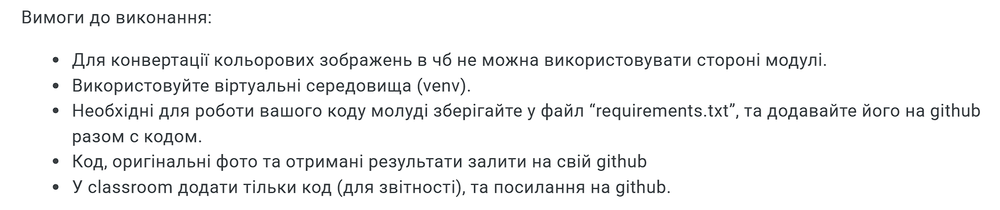
#> input picture lab1/data/text_img3.png, 1000 x 210 px, shrunk from 1715 x 360 before the run
$ jupyter execute lab1.ipynb
#> lines starting #> are read from the running program, lines starting #| are printed output that depends on the picture; after the words box and inside, x2 and y2 are one past the last pixel; in counts of white or black regions, pixels touching at a corner belong together
[cell 1]
import numpy as np
import cv2

[cell 2]
def to_grayscale(img):
    height, width, _ = img.shape
    grayscale_img = np.zeros((height, width), dtype=np.uint8)

    for i in range(height):
        for j in range(width):
            pixel = img[i, j]
            gray_value = 0.11 * pixel[0] + 0.53 * pixel[1] + 0.36 * pixel[2]
            grayscale_img[i, j] = gray_value

    return grayscale_img


def otsu(grayscale_img):
    height, width = grayscale_img.shape
    histogram = np.zeros(256)

    for i in range(height):
        for j in range(width):
            pixel = grayscale_img[i, j]
            histogram[pixel] += 1

    pixel_amount = height * width
    probs = histogram / pixel_amount

    total_variances = []
    for i in range(256):
        q1 = sum(probs[:i])
        q2 = sum(probs[i + 1:])

        if q1 == 0 or q2 == 0:
            continue

        mu1 = sum([(x * probs[x]) / q1 for x in range(i)])
        mu2 = sum([(x * probs[x]) / q2 for x in range(i + 1, 256)])

        variance_1 = sum([((x - mu1) ** 2) * (probs[x] / q1) for x in range(i)]) ** 2
        variance_2 = sum([((x - mu2) ** 2) * (probs[x] / q2) for x in range(i + 1, 256)]) ** 2

        total_variances.append((q1 * variance_1 + q2 * variance_2) ** 2)

    return total_variances.index(min(total_variances))


def create_binary_mask(grayscale_img, threshold):
    height, width = grayscale_img.shape
    for i in range(height):
        for j in range(width):
            if grayscale_img[i, j] < threshold:
                grayscale_img[i, j] = 1
            else:
                grayscale_img[i, j] = 0

    return grayscale_img

[cell 3]
image_path = 'data/text_img3.png'
image = cv2.imread(image_path)
#> image is the input picture: shape (210, 1000, 3); mean B, G, R 242.9, 242.7, 242.3

[cell 4]
t = otsu(to_grayscale(image))
#> in otsu, `height, width = grayscale_img.shape`: height = 210; width = 1000
#> after the loop in otsu, `for i in range(height):`: histogram = 256 values, max 178564 at index 255, min 0 at index 0, mean 820.3
#> in otsu, `pixel_amount = height * width`: pixel_amount = 210000
#> in otsu, `probs = histogram / pixel_amount`: probs = 256 values, max 0.85 at index 255, min 0 at index 0, mean 0.00391
#> the loop in otsu, `for i in range(256):` made 256 passes
#> (q1, q2, mu1, mu2, variance_1, variance_2) on passes 5 to 7: (4.76e-06, 1, 3, 242.5, 0, 3488005.4), (9.52e-06, 1, 3.5, 242.5, 0.0625, 3487035.2), (1.43e-05, 1, 4, 242.5, 0.444, 3485111.9)
#> after the loop in otsu, `for i in range(256):`: total_variances = 251 values, max 2.99e+13 at index 250, min 8.47e+09 at index 129, mean 2.4e+12
#> t = 129
mask = create_binary_mask(to_grayscale(image), t)
#> in create_binary_mask, `height, width = grayscale_img.shape`: height = 210; width = 1000
#> after the loop in create_binary_mask, `for i in range(height):`:
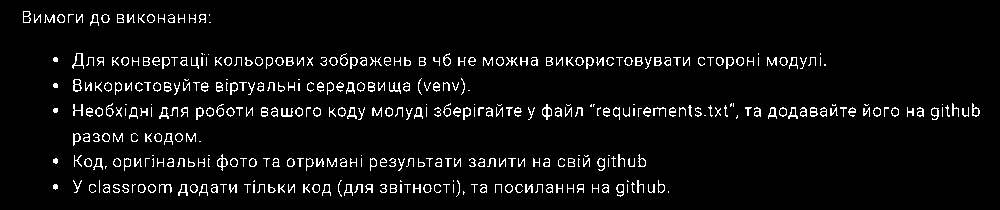
#> grayscale_img: shape (210, 1000); values 0 (black) and 1 (white), 5.1% white in thin lines or dots, all inside (x1, y1, x2, y2) = (23, 11, 980, 197)
mask = np.array(mask * 255, dtype=np.uint8)
colored_mask = cv2.cvtColor(mask, cv2.COLOR_GRAY2BGR)
masked_image = cv2.bitwise_and(image, colored_mask)
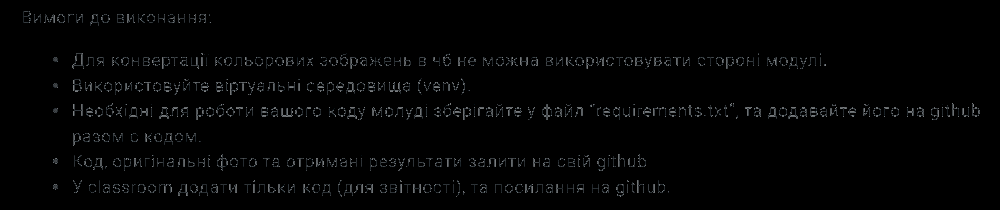
#> masked_image: shape (210, 1000, 3); mean B, G, R 3.9, 3.7, 3.4
cv2.imwrite('result.png', masked_image)
#> Out = True

$ run again, with lab1/data/color_img2.jpg saved as lab1/data/text_img3.png
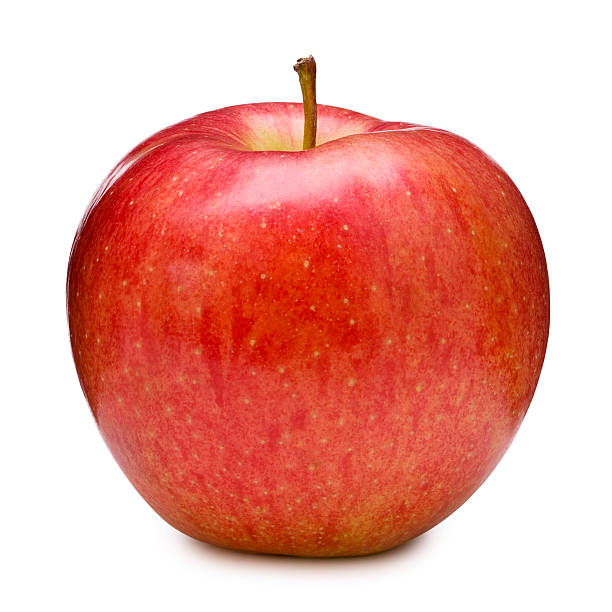
#> input picture lab1/data/color_img2.jpg, 612 x 612 px
#> image is the input picture: shape (612, 612, 3); mean B, G, R 157.2, 167.1, 234.1
#> in otsu, `height, width = grayscale_img.shape`: height = 612
#> after the loop in otsu, `for i in range(height):`: histogram = 256 values, max 179505 at index 255, min 0 at index 0, mean 1463.1
#> pixel_amount = 374544
#> probs = 256 values, max 0.479 at index 255, min 0 at index 0, mean 0.00391
#> the loop in otsu, `for i in range(256):` made 256 passes
#> (q1, q2, mu1, mu2, variance_1, variance_2) on passes 17 to 19: (2.67e-06, 1, 15, 189.9, 0, 23626136.8), (2.67e-06, 1, 15, 189.9, 0, 23626136.8), (2.67e-06, 1, 15, 189.9, 0, 23626136.8)
#> after the loop in otsu, `for i in range(256):`: total_variances = 239 values, max 5.58e+14 at index 0, min 2.55e+10 at index 155, mean 1.73e+14
#> t = 155
#> in create_binary_mask, `height, width = grayscale_img.shape`: height = 612
#> after the loop in create_binary_mask, `for i in range(height):`:
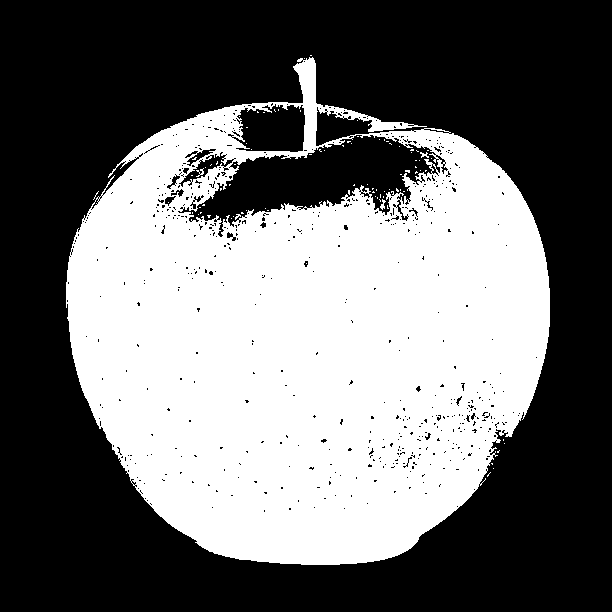
#> grayscale_img: shape (612, 612); values 0 (black) and 1 (white), 42.9% white; 88 white regions (84 under 20 px), largest, box (x1, y1, x2, y2) and area: (66, 57, 550, 565) 160370, (380, 199, 386, 210) 31, (196, 168, 204, 177) 29, (420, 152, 429, 158) 28
#> `masked_image = cv2.bitwise_and(image, colored_mask)`:
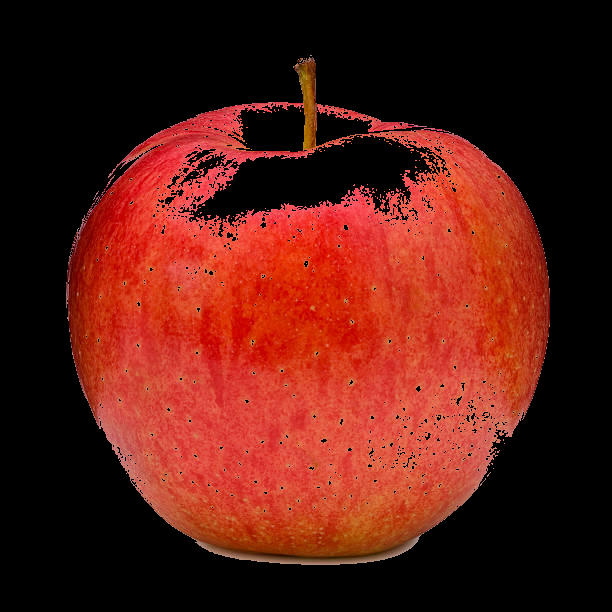
#> masked_image: shape (612, 612, 3); mean B, G, R 18.4, 27.8, 89.5
#> Out = True

$ run again, with lab1/data/text_img1.jpg saved as lab1/data/text_img3.png
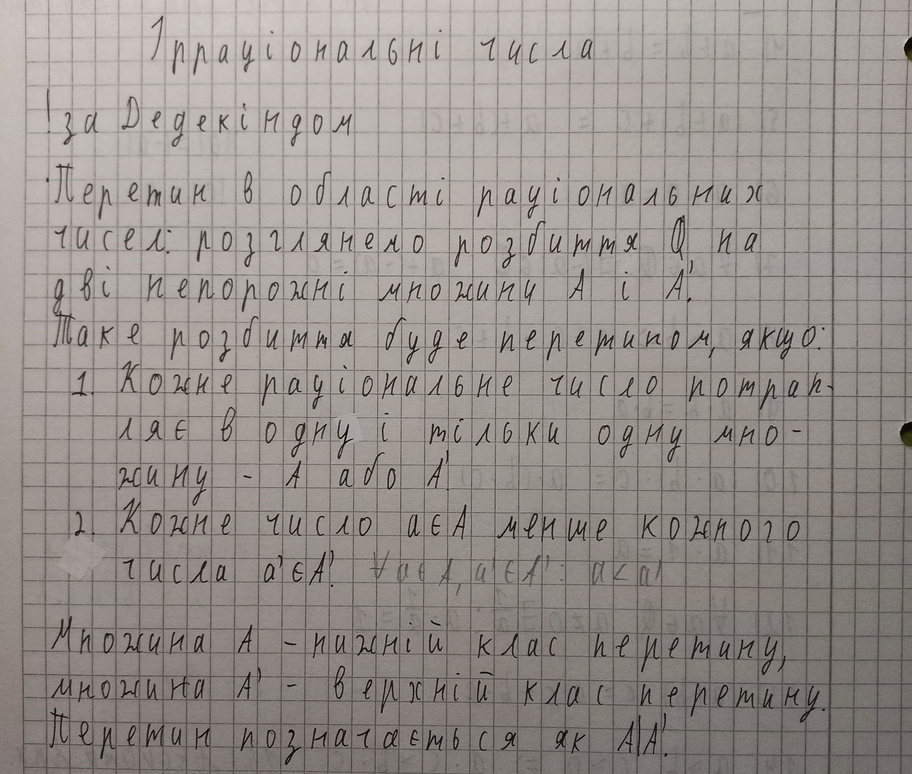
#> input picture lab1/data/text_img1.jpg, 912 x 774 px, shrunk from 3468 x 2945 before the run
#> image is the input picture: shape (774, 912, 3); mean B, G, R 140.4, 144.6, 150.7
#> in otsu, `height, width = grayscale_img.shape`: height = 774; width = 912
#> after the loop in otsu, `for i in range(height):`: histogram = 256 values, max 10715 at index 163, min 0 at index 210, mean 2757.4
#> pixel_amount = 705888
#> probs = 256 values, max 0.0152 at index 163, min 0 at index 210, mean 0.00391
#> the loop in otsu, `for i in range(256):` made 256 passes
#> (q1, q2, mu1, mu2, variance_1, variance_2) on passes 2 to 4: (8.5e-06, 1, 0, 145.9, 0, 932390.7), (2.27e-05, 1, 0.625, 145.9, 0.0549, 931634.9), (4.25e-05, 1, 1.27, 145.9, 0.355, 930943.4)
#> after the loop in otsu, `for i in range(256):`: total_variances = 214 values, max 8.71e+11 at index 211, min 2.79e+10 at index 134, mean 3.39e+11
#> t = 134
#> in create_binary_mask, `height, width = grayscale_img.shape`: height = 774; width = 912
#> after the loop in create_binary_mask, `for i in range(height):`:
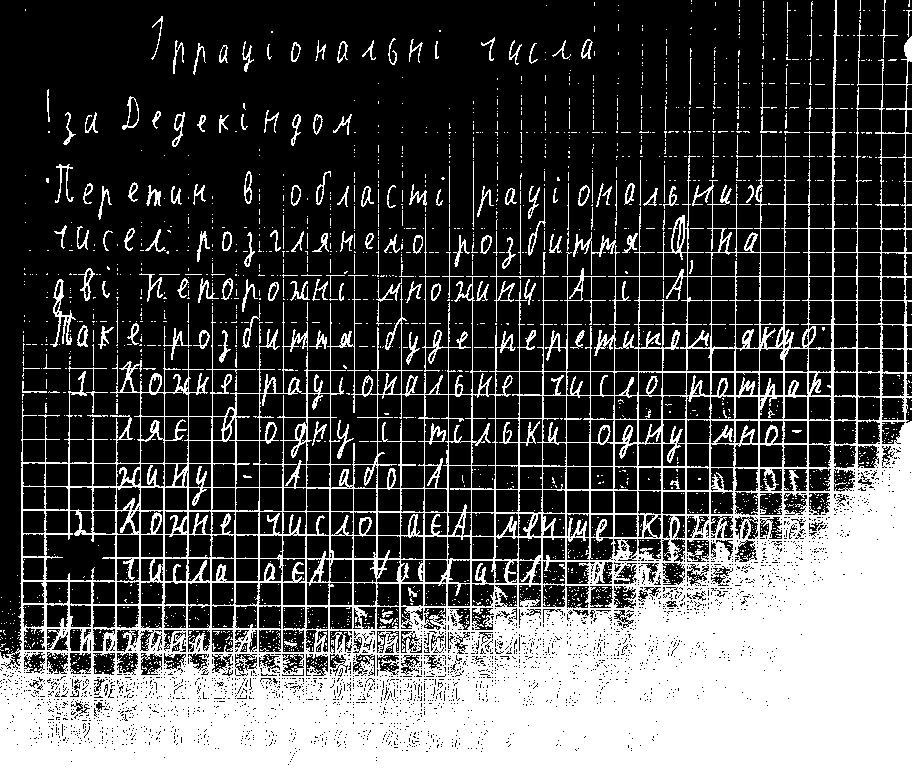
#> grayscale_img: shape (774, 912); values 0 (black) and 1 (white), 31% white; 2057 white regions (1871 under 20 px), largest, box (x1, y1, x2, y2) and area: (0, 0, 912, 774) 199627, (50, 279, 76, 347) 438, (573, 232, 620, 275) 350
#> `masked_image = cv2.bitwise_and(image, colored_mask)`:
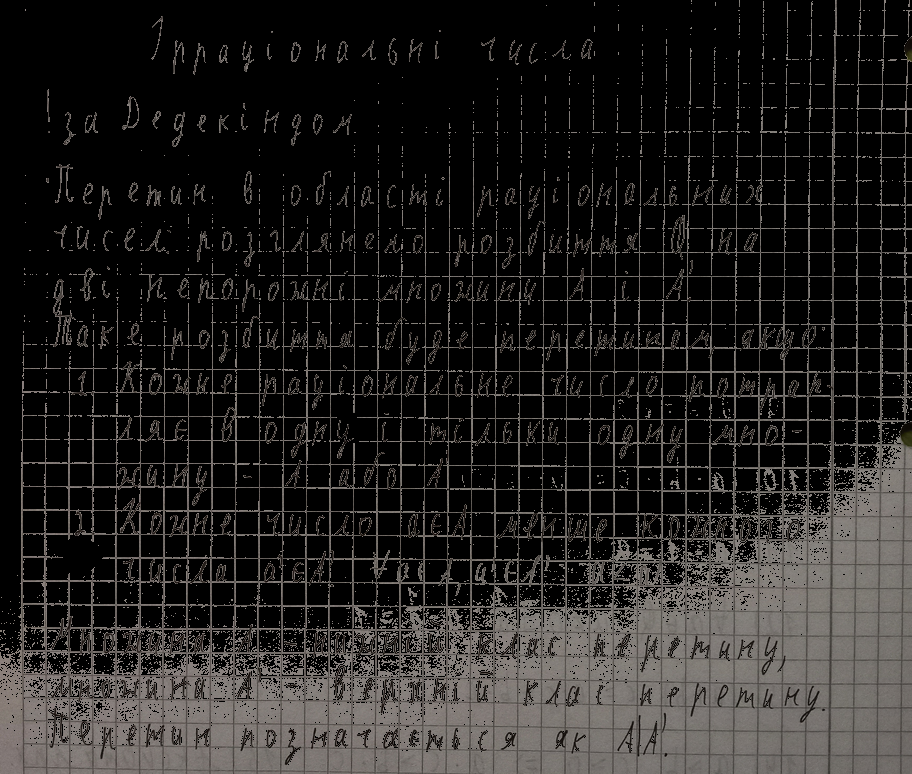
#> masked_image: shape (774, 912, 3); mean B, G, R 32.4, 33.7, 35.4
#> Out = True
